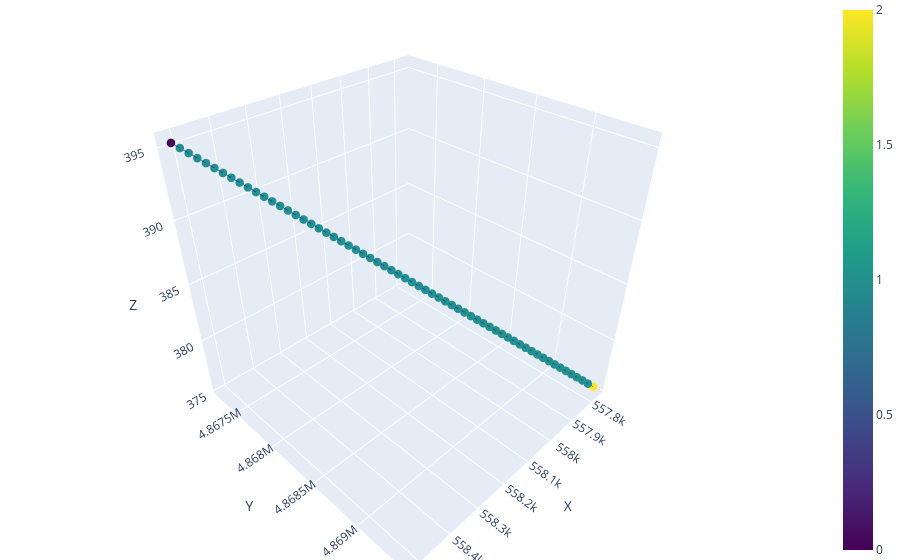

Notebook code cell kept with this figure:
### Markdown cell above
# Load Network

### Code cell
network_name = "straight_conduit_n62"
network_dir = f'conduit_geometry_test/networks/{network_name}'
network = ok.load_network_data(f'{network_dir}/nodes.csv', f'{network_dir}/edges.csv', debug= True)
network.extract_diffuse_inlets()
network.plot_3D_network(node_color = 'type')

### Figure 1 — Plotly figure (JSON) as saved in the notebook; plotly's stock layout.template omitted (floating-point values rounded to 4 significant figures)
{"data": [{"line": {"color": "blue", "width": 1}, "mode": "lines", "showlegend": false, "type": "scatter3d", "x": [558500.0, 558500.0], "y": [4867000.0, 4867000.0], "z": [395.3, 395.0]}, {"line": {"color": "blue", "width": 1}, "mode": "lines", "showlegend": false, "type": "scatter3d", "x": [558500.0, 558500.0], "y": [4867000.0, 4867000.0], "z": [395.0, 394.7]}, {"line": {"color": "blue", "width": 1}, "mode": "lines", "showlegend": false, "type": "scatter3d", "x": [558500.0, 558500.0], "y": [4867000.0, 4867000.0], "z": [394.7, 394.3]}, {"line": {"color": "blue", "width": 1}, "mode": "lines", "showlegend": false, "type": "scatter3d", "x": [558500.0, 558500.0], "y": [4867000.0, 4867000.0], "z": [394.3, 394.0]}, {"line": {"color": "blue", "width": 1}, "mode": "lines", "showlegend": false, "type": "scatter3d", "x": [558500.0, 558500.0], "y": [4867000.0, 4867000.0], "z": [394.0, 393.7]}, {"line": {"color": "blue", "width": 1}, "mode": "lines", "showlegend": false, "type": "scatter3d", "x": [558500.0, 558400.0], "y": [4867000.0, 4867000.0], "z": [393.7, 393.4]}, {"line": {"color": "blue", "width": 1}, "mode": "lines", "showlegend": false, "type": "scatter3d", "x": [558400.0, 558400.0], "y": [4867000.0, 4867000.0], "z": [393.4, 393.0]}, {"line": {"color": "blue", "width": 1}, "mode": "lines", "showlegend": false, "type": "scatter3d", "x": [558400.0, 558400.0], "y": [4867000.0, 4868000.0], "z": [393.0, 392.7]}, {"line": {"color": "blue", "width": 1}, "mode": "lines", "showlegend": false, "type": "scatter3d", "x": [558400.0, 558400.0], "y": [4868000.0, 4868000.0], "z": [392.7, 392.4]}, {"line": {"color": "blue", "width": 1}, "mode": "lines", "showlegend": false, "type": "scatter3d", "x": [558400.0, 558400.0], "y": [4868000.0, 4868000.0], "z": [392.4, 392.1]}, {"line": {"color": "blue", "width": 1}, "mode": "lines", "showlegend": false, "type": "scatter3d", "x": [558400.0, 558400.0], "y": [4868000.0, 4868000.0], "z": [392.1, 391.7]}, {"line": {"color": "blue", "width": 1}, "mode": "lines", "showlegend": false, "type": "scatter3d", "x": [558400.0, 558400.0], "y": [4868000.0, 4868000.0], "z": [391.7, 391.4]}, {"line": {"color": "blue", "width": 1}, "mode": "lines", "showlegend": false, "type": "scatter3d", "x": [558400.0, 558400.0], "y": [4868000.0, 4868000.0], "z": [391.4, 391.1]}, {"line": {"color": "blue", "width": 1}, "mode": "lines", "showlegend": false, "type": "scatter3d", "x": [558400.0, 558300.0], "y": [4868000.0, 4868000.0], "z": [391.1, 390.8]}, {"line": {"color": "blue", "width": 1}, "mode": "lines", "showlegend": false, "type": "scatter3d", "x": [558300.0, 558300.0], "y": [4868000.0, 4868000.0], "z": [390.8, 390.4]}, {"line": {"color": "blue", "width": 1}, "mode": "lines", "showlegend": false, "type": "scatter3d", "x": [558300.0, 558300.0], "y": [4868000.0, 4868000.0], "z": [390.4, 390.1]}, {"line": {"color": "blue", "width": 1}, "mode": "lines", "showlegend": false, "type": "scatter3d", "x": [558300.0, 558300.0], "y": [4868000.0, 4868000.0], "z": [390.1, 389.8]}, {"line": {"color": "blue", "width": 1}, "mode": "lines", "showlegend": false, "type": "scatter3d", "x": [558300.0, 558300.0], "y": [4868000.0, 4868000.0], "z": [389.8, 389.5]}, {"line": {"color": "blue", "width": 1}, "mode": "lines", "showlegend": false, "type": "scatter3d", "x": [558300.0, 558300.0], "y": [4868000.0, 4868000.0], "z": [389.5, 389.1]}, {"line": {"color": "blue", "width": 1}, "mode": "lines", "showlegend": false, "type": "scatter3d", "x": [558300.0, 558300.0], "y": [4868000.0, 4868000.0], "z": [389.1, 388.8]}, {"line": {"color": "blue", "width": 1}, "mode": "lines", "showlegend": false, "type": "scatter3d", "x": [558300.0, 558300.0], "y": [4868000.0, 4868000.0], "z": [388.8, 388.5]}, {"line": {"color": "blue", "width": 1}, "mode": "lines", "showlegend": false, "type": "scatter3d", "x": [558300.0, 558200.0], "y": [4868000.0, 4868000.0], "z": [388.5, 388.2]}, {"line": {"color": "blue", "width": 1}, "mode": "lines", "showlegend": false, "type": "scatter3d", "x": [558200.0, 558200.0], "y": [4868000.0, 4868000.0], "z": [388.2, 387.8]}, {"line": {"color": "blue", "width": 1}, "mode": "lines", "showlegend": false, "type": "scatter3d", "x": [558200.0, 558200.0], "y": [4868000.0, 4868000.0], "z": [387.8, 387.5]}, {"line": {"color": "blue", "width": 1}, "mode": "lines", "showlegend": false, "type": "scatter3d", "x": [558200.0, 558200.0], "y": [4868000.0, 4868000.0], "z": [387.5, 387.2]}, {"line": {"color": "blue", "width": 1}, "mode": "lines", "showlegend": false, "type": "scatter3d", "x": [558200.0, 558200.0], "y": [4868000.0, 4868000.0], "z": [387.2, 386.9]}, {"line": {"color": "blue", "width": 1}, "mode": "lines", "showlegend": false, "type": "scatter3d", "x": [558200.0, 558200.0], "y": [4868000.0, 4868000.0], "z": [386.9, 386.5]}, {"line": {"color": "blue", "width": 1}, "mode": "lines", "showlegend": false, "type": "scatter3d", "x": [558200.0, 558200.0], "y": [4868000.0, 4868000.0], "z": [386.5, 386.2]}, {"line": {"color": "blue", "width": 1}, "mode": "lines", "showlegend": false, "type": "scatter3d", "x": [558200.0, 558200.0], "y": [4868000.0, 4868000.0], "z": [386.2, 385.9]}, {"line": {"color": "blue", "width": 1}, "mode": "lines", "showlegend": false, "type": "scatter3d", "x": [558200.0, 558100.0], "y": [4868000.0, 4868000.0], "z": [385.9, 385.6]}, {"line": {"color": "blue", "width": 1}, "mode": "lines", "showlegend": false, "type": "scatter3d", "x": [558100.0, 558100.0], "y": [4868000.0, 4868000.0], "z": [385.6, 385.2]}, {"line": {"color": "blue", "width": 1}, "mode": "lines", "showlegend": false, "type": "scatter3d", "x": [558100.0, 558100.0], "y": [4868000.0, 4868000.0], "z": [385.2, 384.9]}, {"line": {"color": "blue", "width": 1}, "mode": "lines", "showlegend": false, "type": "scatter3d", "x": [558100.0, 558100.0], "y": [4868000.0, 4868000.0], "z": [384.9, 384.6]}, {"line": {"color": "blue", "width": 1}, "mode": "lines", "showlegend": false, "type": "scatter3d", "x": [558100.0, 558100.0], "y": [4868000.0, 4868000.0], "z": [384.6, 384.3]}, {"line": {"color": "blue", "width": 1}, "mode": "lines", "showlegend": false, "type": "scatter3d", "x": [558100.0, 558100.0], "y": [4868000.0, 4868000.0], "z": [384.3, 383.9]}, {"line": {"color": "blue", "width": 1}, "mode": "lines", "showlegend": false, "type": "scatter3d", "x": [558100.0, 558100.0], "y": [4868000.0, 4869000.0], "z": [383.9, 383.6]}, {"line": {"color": "blue", "width": 1}, "mode": "lines", "showlegend": false, "type": "scatter3d", "x": [558100.0, 558100.0], "y": [4869000.0, 4869000.0], "z": [383.6, 383.3]}, {"line": {"color": "blue", "width": 1}, "mode": "lines", "showlegend": false, "type": "scatter3d", "x": [558100.0, 558000.0], "y": [4869000.0, 4869000.0], "z": [383.3, 383.0]}, {"line": {"color": "blue", "width": 1}, "mode": "lines", "showlegend": false, "type": "scatter3d", "x": [558000.0, 558000.0], "y": [4869000.0, 4869000.0], "z": [383.0, 382.6]}, {"line": {"color": "blue", "width": 1}, "mode": "lines", "showlegend": false, "type": "scatter3d", "x": [558000.0, 558000.0], "y": [4869000.0, 4869000.0], "z": [382.6, 382.3]}, {"line": {"color": "blue", "width": 1}, "mode": "lines", "showlegend": false, "type": "scatter3d", "x": [558000.0, 558000.0], "y": [4869000.0, 4869000.0], "z": [382.3, 382.0]}, {"line": {"color": "blue", "width": 1}, "mode": "lines", "showlegend": false, "type": "scatter3d", "x": [558000.0, 558000.0], "y": [4869000.0, 4869000.0], "z": [382.0, 381.6]}, {"line": {"color": "blue", "width": 1}, "mode": "lines", "showlegend": false, "type": "scatter3d", "x": [558000.0, 558000.0], "y": [4869000.0, 4869000.0], "z": [381.6, 381.3]}, {"line": {"color": "blue", "width": 1}, "mode": "lines", "showlegend": false, "type": "scatter3d", "x": [558000.0, 558000.0], "y": [4869000.0, 4869000.0], "z": [381.3, 381.0]}, {"line": {"color": "blue", "width": 1}, "mode": "lines", "showlegend": false, "type": "scatter3d", "x": [558000.0, 558000.0], "y": [4869000.0, 4869000.0], "z": [381.0, 380.7]}, {"line": {"color": "blue", "width": 1}, "mode": "lines", "showlegend": false, "type": "scatter3d", "x": [558000.0, 558000.0], "y": [4869000.0, 4869000.0], "z": [380.7, 380.3]}, {"line": {"color": "blue", "width": 1}, "mode": "lines", "showlegend": false, "type": "scatter3d", "x": [558000.0, 557900.0], "y": [4869000.0, 4869000.0], "z": [380.3, 380.0]}, {"line": {"color": "blue", "width": 1}, "mode": "lines", "showlegend": false, "type": "scatter3d", "x": [557900.0, 557900.0], "y": [4869000.0, 4869000.0], "z": [380.0, 379.7]}, {"line": {"color": "blue", "width": 1}, "mode": "lines", "showlegend": false, "type": "scatter3d", "x": [557900.0, 557900.0], "y": [4869000.0, 4869000.0], "z": [379.7, 379.4]}, {"line": {"color": "blue", "width": 1}, "mode": "lines", "showlegend": false, "type": "scatter3d", "x": [557900.0, 557900.0], "y": [4869000.0, 4869000.0], "z": [379.4, 379.0]}, {"line": {"color": "blue", "width": 1}, "mode": "lines", "showlegend": false, "type": "scatter3d", "x": [557900.0, 557900.0], "y": [4869000.0, 4869000.0], "z": [379.0, 378.7]}, {"line": {"color": "blue", "width": 1}, "mode": "lines", "showlegend": false, "type": "scatter3d", "x": [557900.0, 557900.0], "y": [4869000.0, 4869000.0], "z": [378.7, 378.4]}, {"line": {"color": "blue", "width": 1}, "mode": "lines", "showlegend": false, "type": "scatter3d", "x": [557900.0, 557900.0], "y": [4869000.0, 4869000.0], "z": [378.4, 378.1]}, {"line": {"color": "blue", "width": 1}, "mode": "lines", "showlegend": false, "type": "scatter3d", "x": [557900.0, 557900.0], "y": [4869000.0, 4869000.0], "z": [378.1, 377.7]}, {"line": {"color": "blue", "width": 1}, "mode": "lines", "showlegend": false, "type": "scatter3d", "x": [557900.0, 557800.0], "y": [4869000.0, 4869000.0], "z": [377.7, 377.4]}, {"line": {"color": "blue", "width": 1}, "mode": "lines", "showlegend": false, "type": "scatter3d", "x": [557800.0, 557800.0], "y": [4869000.0, 4869000.0], "z": [377.4, 377.1]}, {"line": {"color": "blue", "width": 1}, "mode": "lines", "showlegend": false, "type": "scatter3d", "x": [557800.0, 557800.0], "y": [4869000.0, 4869000.0], "z": [377.1, 376.8]}, {"line": {"color": "blue", "width": 1}, "mode": "lines", "showlegend": false, "type": "scatter3d", "x": [557800.0, 557800.0], "y": [4869000.0, 4869000.0], "z": [376.8, 376.4]}, {"line": {"color": "blue", "width": 1}, "mode": "lines", "showlegend": false, "type": "scatter3d", "x": [557800.0, 557800.0], "y": [4869000.0, 4869000.0], "z": [376.4, 376.1]}, {"line": {"color": "blue", "width": 1}, "mode": "lines", "showlegend": false, "type": "scatter3d", "x": [557800.0, 557800.0], "y": [4869000.0, 4869000.0], "z": [376.1, 375.8]}, {"line": {"color": "blue", "width": 1}, "mode": "lines", "showlegend": false, "type": "scatter3d", "x": [557800.0, 557800.0], "y": [4869000.0, 4869000.0], "z": [375.8, 375.5]}, {"marker": {"color": [0, 2, 1, 1, 1, 1, 1, 1, 1, 1, 1, 1, 1, 1, 1, 1, 1, 1, 1, 1, 1, 1, 1, 1, 1, 1, 1, 1, 1, 1, 1, 1, 1, 1, 1, 1, 1, 1, 1, 1, 1, 1, 1, 1, 1, 1, 1, 1, 1, 1, 1, 1, 1, 1, 1, 1, 1, 1, 1, 1, 1, 1], "colorscale": [[0, "#440154"], [0.1111, "#482878"], [0.2222, "#3e4989"], [0.3333, "#31688e"], [0.4444, "#26828e"], [0.5556, "#1f9e89"], [0.6667, "#35b779"], [0.7778, "#6ece58"], [0.8889, "#b5de2b"], [1, "#fde725"]], "showscale": true, "size": 5}, "mode": "markers", "showlegend": false, "type": "scatter3d", "x": [558500.0, 557800.0, 558500.0, 558500.0, 558500.0, 558500.0, 558500.0, 558400.0, 558400.0, 558400.0, 558400.0, 558400.0, 558400.0, 558400.0, 558400.0, 558300.0, 558300.0, 558300.0, 558300.0, 558300.0, 558300.0, 558300.0, 558300.0, 558200.0, 558200.0, 558200.0, 558200.0, 558200.0, 558200.0, 558200.0, 558200.0, 558100.0, 558100.0, 558100.0, 558100.0, 558100.0, 558100.0, 558100.0, 558100.0, 558000.0, 558000.0, 558000.0, 558000.0, 558000.0, 558000.0, 558000.0, 558000.0, 558000.0, 557900.0, 557900.0, 557900.0, 557900.0, 557900.0, 557900.0, 557900.0, 557900.0, 557800.0, 557800.0, 557800.0, 557800.0, 557800.0, 557800.0], "y": [4867000.0, 4869000.0, 4867000.0, 4867000.0, 4867000.0, 4867000.0, 4867000.0, 4867000.0, 4867000.0, 4868000.0, 4868000.0, 4868000.0, 4868000.0, 4868000.0, 4868000.0, 4868000.0, 4868000.0, 4868000.0, 4868000.0, 4868000.0, 4868000.0, 4868000.0, 4868000.0, 4868000.0, 4868000.0, 4868000.0, 4868000.0, 4868000.0, 4868000.0, 4868000.0, 4868000.0, 4868000.0, 4868000.0, 4868000.0, 4868000.0, 4868000.0, 4868000.0, 4869000.0, 4869000.0, 4869000.0, 4869000.0, 4869000.0, 4869000.0, 4869000.0, 4869000.0, 4869000.0, 4869000.0, 4869000.0, 4869000.0, 4869000.0, 4869000.0, 4869000.0, 4869000.0, 4869000.0, 4869000.0, 4869000.0, 4869000.0, 4869000.0, 4869000.0, 4869000.0, 4869000.0, 4869000.0], "z": [395.3, 375.5, 395.0, 394.7, 394.3, 394.0, 393.7, 393.4, 393.0, 392.7, 392.4, 392.1, 391.7, 391.4, 391.1, 390.8, 390.4, 390.1, 389.8, 389.5, 389.1, 388.8, 388.5, 388.2, 387.8, 387.5, 387.2, 386.9, 386.5, 386.2, 385.9, 385.6, 385.2, 384.9, 384.6, 384.3, 383.9, 383.6, 383.3, 383.0, 382.6, 382.3, 382.0, 381.6, 381.3, 381.0, 380.7, 380.3, 380.0, 379.7, 379.4, 379.0, 378.7, 378.4, 378.1, 377.7, 377.4, 377.1, 376.8, 376.4, 376.1, 375.8]}], "layout": {"margin": {"b": 0, "l": 0, "r": 0, "t": 0}, "scene": {"xaxis": {"title": {"text": "X"}}, "yaxis": {"title": {"text": "Y"}}, "zaxis": {"title": {"text": "Z"}}}}}
